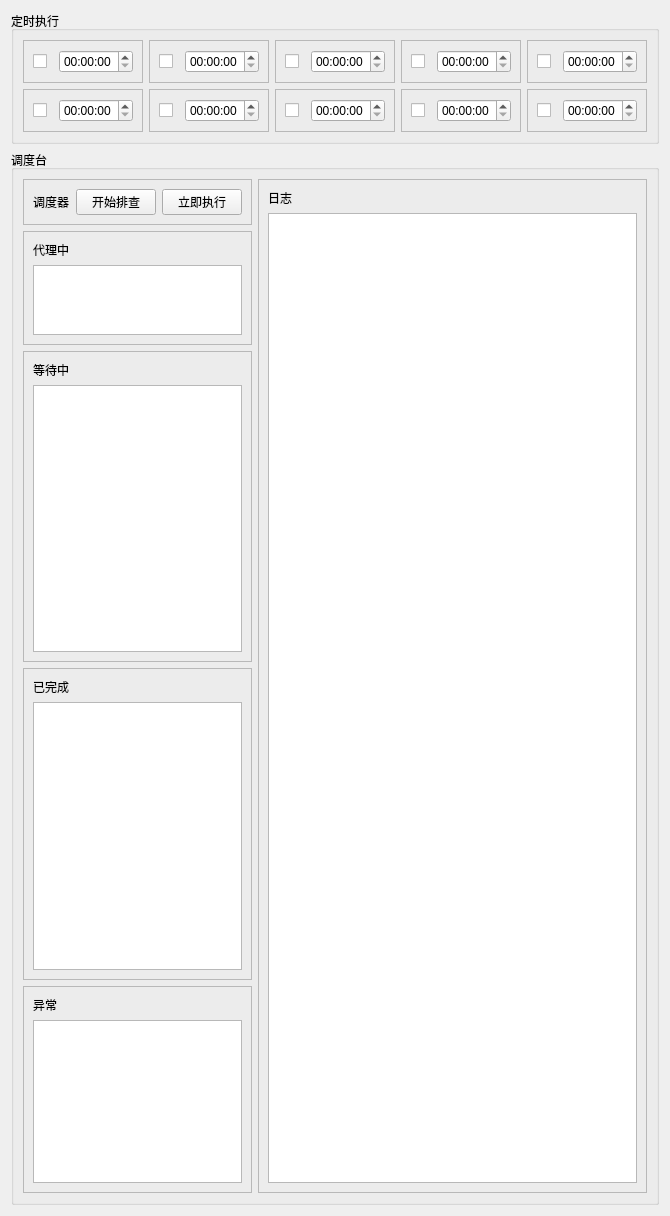
     <widget class="QWidget" name="tab_run">
      <attribute name="title">
       <string>执行</string>
      </attribute>
      <layout class="QVBoxLayout" name="verticalLayout_11">
       <item>
        <widget class="QGroupBox" name="groupBox">
         <property name="title">
          <string>定时执行</string>
         </property>
         <layout class="QHBoxLayout" name="horizontalLayout_27">
          <item>
           <layout class="QGridLayout" name="gridLayout">
            <item row="2" column="0">
             <widget class="QFrame" name="frame_timeset1">
              <property name="frameShape">
               <enum>QFrame::Shape::StyledPanel</enum>
              </property>
              <property name="frameShadow">
               <enum>QFrame::Shadow::Raised</enum>
              </property>
              <layout class="QHBoxLayout" name="horizontalLayout_7" stretch="0,0">
               <item>
                <widget class="CheckBox" name="checkBox_t1">
                 <property name="enabled">
                  <bool>true</bool>
                 </property>
                 <property name="minimumSize">
                  <size>
                   <width>20</width>
                   <height>20</height>
                  </size>
                 </property>
                 <property name="maximumSize">
                  <size>
                   <width>20</width>
                   <height>20</height>
                  </size>
                 </property>
                 <property name="text">
                  <string/>
                 </property>
                </widget>
               </item>
               <item>
                <widget class="TimePicker" name="timeEdit_1"/>
               </item>
              </layout>
             </widget>
            </item>
            <item row="3" column="4">
             <widget class="QFrame" name="frame_timeset10">
              <property name="frameShape">
               <enum>QFrame::Shape::StyledPanel</enum>
              </property>
              <property name="frameShadow">
               <enum>QFrame::Shadow::Raised</enum>
              </property>
              <layout class="QHBoxLayout" name="horizontalLayout_16">
               <item>
                <widget class="CheckBox" name="checkBox_t10">
                 <property name="enabled">
                  <bool>true</bool>
                 </property>
                 <property name="minimumSize">
                  <size>
                   <width>20</width>
                   <height>20</height>
                  </size>
                 </property>
                 <property name="maximumSize">
                  <size>
                   <width>20</width>
                   <height>20</height>
                  </size>
                 </property>
                 <property name="text">
                  <string/>
                 </property>
                </widget>
               </item>
               <item>
                <widget class="TimePicker" name="timeEdit_10"/>
               </item>
              </layout>
             </widget>
            </item>
            <item row="2" column="2">
             <widget class="QFrame" name="frame_timeset3">
              <property name="frameShape">
               <enum>QFrame::Shape::StyledPanel</enum>
              </property>
              <property name="frameShadow">
               <enum>QFrame::Shadow::Raised</enum>
              </property>
              <layout class="QHBoxLayout" name="horizontalLayout_9">
               <item>
                <widget class="CheckBox" name="checkBox_t3">
                 <property name="enabled">
                  <bool>true</bool>
                 </property>
                 <property name="minimumSize">
                  <size>
                   <width>20</width>
                   <height>20</height>
                  </size>
                 </property>
                 <property name="maximumSize">
                  <size>
                   <width>20</width>
                   <height>20</height>
                  </size>
                 </property>
                 <property name="text">
                  <string/>
                 </property>
                </widget>
               </item>
               <item>
                <widget class="TimePicker" name="timeEdit_3"/>
               </item>
              </layout>
             </widget>
            </item>
            <item row="2" column="1">
             <widget class="QFrame" name="frame_timeset2">
              <property name="frameShape">
               <enum>QFrame::Shape::StyledPanel</enum>
              </property>
              <property name="frameShadow">
               <enum>QFrame::Shadow::Raised</enum>
              </property>
              <layout class="QHBoxLayout" name="horizontalLayout_8">
               <item>
                <widget class="CheckBox" name="checkBox_t2">
                 <property name="enabled">
                  <bool>true</bool>
                 </property>
                 <property name="minimumSize">
                  <size>
                   <width>20</width>
                   <height>20</height>
                  </size>
                 </property>
                 <property name="maximumSize">
                  <size>
                   <width>20</width>
                   <height>20</height>
                  </size>
                 </property>
                 <property name="text">
                  <string/>
                 </property>
                </widget>
               </item>
               <item>
                <widget class="TimePicker" name="timeEdit_2"/>
               </item>
              </layout>
             </widget>
            </item>
            <item row="3" column="3">
             <widget class="QFrame" name="frame_timeset9">
              <property name="frameShape">
               <enum>QFrame::Shape::StyledPanel</enum>
              </property>
              <property name="frameShadow">
               <enum>QFrame::Shadow::Raised</enum>
              </property>
              <layout class="QHBoxLayout" name="horizontalLayout_15">
               <item>
                <widget class="CheckBox" name="checkBox_t9">
                 <property name="enabled">
                  <bool>true</bool>
                 </property>
                 <property name="minimumSize">
                  <size>
                   <width>20</width>
                   <height>20</height>
                  </size>
                 </property>
                 <property name="maximumSize">
                  <size>
                   <width>20</width>
                   <height>20</height>
                  </size>
                 </property>
                 <property name="text">
                  <string/>
                 </property>
                </widget>
               </item>
               <item>
                <widget class="TimePicker" name="timeEdit_9"/>
               </item>
              </layout>
             </widget>
            </item>
            <item row="2" column="3">
             <widget class="QFrame" name="frame_timeset4">
              <property name="frameShape">
               <enum>QFrame::Shape::StyledPanel</enum>
              </property>
              <property name="frameShadow">
               <enum>QFrame::Shadow::Raised</enum>
              </property>
              <layout class="QHBoxLayout" name="horizontalLayout_10">
               <item>
                <widget class="CheckBox" name="checkBox_t4">
                 <property name="enabled">
                  <bool>true</bool>
                 </property>
                 <property name="minimumSize">
                  <size>
                   <width>20</width>
                   <height>20</height>
                  </size>
                 </property>
                 <property name="maximumSize">
                  <size>
                   <width>20</width>
                   <height>20</height>
                  </size>
                 </property>
                 <property name="text">
                  <string/>
                 </property>
                </widget>
               </item>
               <item>
                <widget class="TimePicker" name="timeEdit_4"/>
               </item>
              </layout>
             </widget>
            </item>
            <item row="3" column="0">
             <widget class="QFrame" name="frame_timeset6">
              <property name="frameShape">
               <enum>QFrame::Shape::StyledPanel</enum>
              </property>
              <property name="frameShadow">
               <enum>QFrame::Shadow::Raised</enum>
              </property>
              <layout class="QHBoxLayout" name="horizontalLayout_12">
               <item>
                <widget class="CheckBox" name="checkBox_t6">
                 <property name="enabled">
                  <bool>true</bool>
                 </property>
                 <property name="minimumSize">
                  <size>
                   <width>20</width>
                   <height>20</height>
                  </size>
                 </property>
                 <property name="maximumSize">
                  <size>
                   <width>20</width>
                   <height>20</height>
                  </size>
                 </property>
                 <property name="text">
                  <string/>
                 </property>
                </widget>
               </item>
               <item>
                <widget class="TimePicker" name="timeEdit_6"/>
               </item>
              </layout>
             </widget>
            </item>
            <item row="2" column="4">
             <widget class="QFrame" name="frame_timeset5">
              <property name="frameShape">
               <enum>QFrame::Shape::StyledPanel</enum>
              </property>
              <property name="frameShadow">
               <enum>QFrame::Shadow::Raised</enum>
              </property>
              <layout class="QHBoxLayout" name="horizontalLayout_11">
               <item>
                <widget class="CheckBox" name="checkBox_t5">
                 <property name="enabled">
                  <bool>true</bool>
                 </property>
                 <property name="minimumSize">
                  <size>
                   <width>20</width>
                   <height>20</height>
                  </size>
                 </property>
                 <property name="maximumSize">
                  <size>
                   <width>20</width>
                   <height>20</height>
                  </size>
                 </property>
                 <property name="text">
                  <string/>
                 </property>
                </widget>
               </item>
               <item>
                <widget class="TimePicker" name="timeEdit_5"/>
               </item>
              </layout>
             </widget>
            </item>
            <item row="3" column="2">
             <widget class="QFrame" name="frame_timeset8">
              <property name="frameShape">
               <enum>QFrame::Shape::StyledPanel</enum>
              </property>
              <property name="frameShadow">
               <enum>QFrame::Shadow::Raised</enum>
              </property>
              <layout class="QHBoxLayout" name="horizontalLayout_13">
               <item>
                <widget class="CheckBox" name="checkBox_t8">
                 <property name="enabled">
                  <bool>true</bool>
                 </property>
                 <property name="minimumSize">
                  <size>
                   <width>20</width>
                   <height>20</height>
                  </size>
                 </property>
                 <property name="maximumSize">
                  <size>
                   <width>20</width>
                   <height>20</height>
                  </size>
                 </property>
                 <property name="text">
                  <string/>
                 </property>
                </widget>
               </item>
               <item>
                <widget class="TimePicker" name="timeEdit_7"/>
               </item>
              </layout>
             </widget>
            </item>
            <item row="3" column="1">
             <widget class="QFrame" name="frame_timeset7">
              <property name="frameShape">
               <enum>QFrame::Shape::StyledPanel</enum>
              </property>
              <property name="frameShadow">
               <enum>QFrame::Shadow::Raised</enum>
              </property>
              <layout class="QHBoxLayout" name="horizontalLayout_14">
               <item>
                <widget class="CheckBox" name="checkBox_t7">
                 <property name="enabled">
                  <bool>true</bool>
                 </property>
                 <property name="minimumSize">
                  <size>
                   <width>20</width>
                   <height>20</height>
                  </size>
                 </property>
                 <property name="maximumSize">
                  <size>
                   <width>20</width>
                   <height>20</height>
                  </size>
                 </property>
                 <property name="text">
                  <string/>
                 </property>
                </widget>
               </item>
               <item>
                <widget class="TimePicker" name="timeEdit_8"/>
               </item>
              </layout>
             </widget>
            </item>
           </layout>
          </item>
         </layout>
        </widget>
       </item>
       <item>
        <widget class="QGroupBox" name="groupBox_2">
         <property name="title">
          <string>调度台</string>
         </property>
         <layout class="QHBoxLayout" name="horizontalLayout_3" stretch="2,5">
          <item>
           <layout class="QVBoxLayout" name="verticalLayout_9" stretch="0,1,3,3,2">
            <item>
             <widget class="QFrame" name="frame_main">
              <property name="frameShape">
               <enum>QFrame::Shape::StyledPanel</enum>
              </property>
              <property name="frameShadow">
               <enum>QFrame::Shadow::Raised</enum>
              </property>
              <layout class="QVBoxLayout" name="verticalLayout_4">
               <item>
                <layout class="QHBoxLayout" name="horizontalLayout_2">
                 <item>
                  <widget class="BodyLabel" name="label_main">
                   <property name="text">
                    <string>调度器</string>
                   </property>
                  </widget>
                 </item>
                 <item>
                  <spacer name="horizontalSpacer_2">
                   <property name="orientation">
                    <enum>Qt::Orientation::Horizontal</enum>
                   </property>
                   <property name="sizeHint" stdset="0">
                    <size>
                     <width>40</width>
                     <height>20</height>
                    </size>
                   </property>
                  </spacer>
                 </item>
                 <item>
                  <widget class="PushButton" name="pushButton_checkstart">
                   <property name="text">
                    <string>开始排查</string>
                   </property>
                  </widget>
                 </item>
                 <item>
                  <widget class="PushButton" name="pushButton_runnow">
                   <property name="text">
                    <string>立即执行</string>
                   </property>
                  </widget>
                 </item>
                </layout>
               </item>
              </layout>
             </widget>
            </item>
            <item>
             <widget class="QFrame" name="frame_run">
              <property name="frameShape">
               <enum>QFrame::Shape::StyledPanel</enum>
              </property>
              <property name="frameShadow">
               <enum>QFrame::Shadow::Raised</enum>
              </property>
              <layout class="QVBoxLayout" name="verticalLayout_5">
               <item>
                <widget class="QLabel" name="label_run">
                 <property name="text">
                  <string>代理中</string>
                 </property>
                </widget>
               </item>
               <item>
                <widget class="TextBrowser" name="textBrowser_run"/>
               </item>
              </layout>
             </widget>
            </item>
            <item>
             <widget class="QFrame" name="frame_wait">
              <property name="frameShape">
               <enum>QFrame::Shape::StyledPanel</enum>
              </property>
              <property name="frameShadow">
               <enum>QFrame::Shadow::Raised</enum>
              </property>
              <layout class="QVBoxLayout" name="verticalLayout_6">
               <item>
                <widget class="QLabel" name="label_wait">
                 <property name="text">
                  <string>等待中</string>
                 </property>
                </widget>
               </item>
               <item>
                <widget class="TextBrowser" name="textBrowser_wait"/>
               </item>
              </layout>
             </widget>
            </item>
            <item>
             <widget class="QFrame" name="frame_over">
              <property name="frameShape">
               <enum>QFrame::Shape::StyledPanel</enum>
              </property>
              <property name="frameShadow">
               <enum>QFrame::Shadow::Raised</enum>
              </property>
              <layout class="QVBoxLayout" name="verticalLayout_7">
               <item>
                <widget class="QLabel" name="label_over">
                 <property name="text">
                  <string>已完成</string>
                 </property>
                </widget>
               </item>
               <item>
                <widget class="TextBrowser" name="textBrowser_over"/>
               </item>
              </layout>
             </widget>
            </item>
            <item>
             <widget class="QFrame" name="frame_error">
              <property name="frameShape">
               <enum>QFrame::Shape::StyledPanel</enum>
              </property>
              <property name="frameShadow">
               <enum>QFrame::Shadow::Raised</enum>
              </property>
              <layout class="QVBoxLayout" name="verticalLayout_8">
               <item>
                <widget class="QLabel" name="label_error">
                 <property name="text">
                  <string>异常</string>
                 </property>
                </widget>
               </item>
               <item>
                <widget class="TextBrowser" name="textBrowser_error"/>
               </item>
              </layout>
             </widget>
            </item>
           </layout>
          </item>
          <item>
           <widget class="QFrame" name="frame">
            <property name="frameShape">
             <enum>QFrame::Shape::StyledPanel</enum>
            </property>
            <property name="frameShadow">
             <enum>QFrame::Shadow::Raised</enum>
            </property>
            <layout class="QVBoxLayout" name="verticalLayout_10">
             <item>
              <widget class="QLabel" name="label">
               <property name="text">
                <string>日志</string>
               </property>
              </widget>
             </item>
             <item>
              <widget class="TextBrowser" name="textBrowser_log"/>
             </item>
            </layout>
           </widget>
          </item>
         </layout>
        </widget>
       </item>
      </layout>
     </widget>
